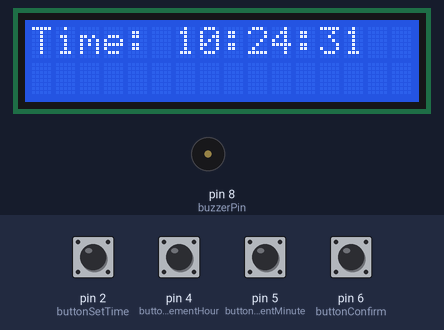
This sketch was run on a simulated Arduino Uno, built with avr-gcc and run on an emulated ATmega328P. Parts: 16×2 character LCD, buzzer (waves = sounding, pin HIGH). The inputs (shaded band) are chosen by the test bench; at power-on: pin 2 (buttonSetTime), pin 4 (buttonIncrementHour), pin 5 (buttonIncrementMinute), pin 6 (buttonConfirm) HIGH. The local clock reads 2024-03-15 10:24:30 at power-on unless the sketch sets it.

Above: at 1.2 s.
1.3 s: pin 2 (buttonSetTime) pulled LOW for 1.25 s
At 2.6 s:
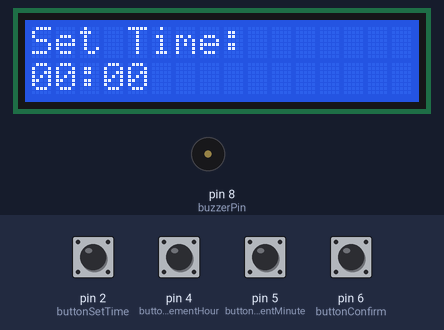
4.0 s: pin 6 (buttonConfirm) pulled LOW for 1.25 s
At 5.3 s:
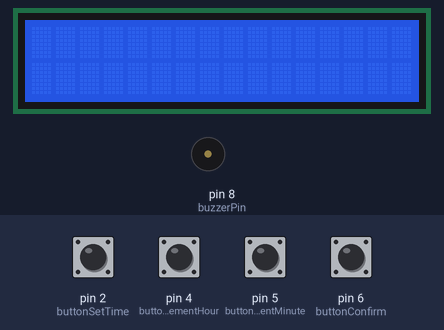
Timing chart, 0 to 7.0 s (numbered marks = the images above; inputs shaded):
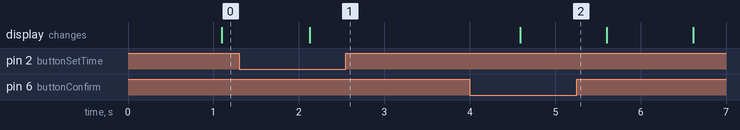

Measured:
- after the input at 1.3 s, the display: changes after 0.83 s (image 1)
- after the input at 4.0 s, the display: changes after 0.59 s (image 2)

The sketch:

dalc.ino
```cpp
#include <Wire.h>
#include <RTClib.h>
#include <LiquidCrystal_I2C.h>

RTC_DS3231 rtc;
LiquidCrystal_I2C lcd(0x27, 16, 2);

const int buttonSetTime = 2;   // Button to enter set time mode
const int buttonIncrementHour = 4; // Button to increment hour
const int buttonIncrementMinute = 5; // Button to increment minute
const int buttonConfirm = 6; // Button to confirm the time setting
const int buzzerPin = 8;

bool alarmSet = false;
DateTime alarmTime;

void setup() {
  pinMode(buttonSetTime, INPUT_PULLUP);
  pinMode(buttonIncrementHour, INPUT_PULLUP);
  pinMode(buttonIncrementMinute, INPUT_PULLUP);
  pinMode(buttonConfirm, INPUT_PULLUP);
  pinMode(buzzerPin, OUTPUT);
  digitalWrite(buzzerPin, LOW);

  Wire.begin();
  rtc.begin();
  lcd.begin();
  lcd.backlight();

  if (!rtc.begin()) {
    lcd.print("Couldn't find RTC");
    while (1);
  }

  if (rtc.lostPower()) {
    rtc.adjust(DateTime(F(__DATE__), F(__TIME__)));
  }
}

void loop() {
  DateTime now = rtc.now();

  lcd.setCursor(0, 0);
  lcd.print("Time: ");
  lcd.print(now.hour());
  lcd.print(':');
  lcd.print(now.minute());
  lcd.print(':');
  lcd.print(now.second());

  if (alarmSet) {
    lcd.setCursor(0, 1);
    lcd.print("Alarm: ");
    lcd.print(alarmTime.hour());
    lcd.print(':');
    lcd.print(alarmTime.minute());
  }

  if (digitalRead(buttonSetTime) == LOW) {
    setTime();
  }

  // Placeholder for setting alarm
  // if (digitalRead(buttonSetAlarm) == LOW) {
  //   setAlarm();
  // }

  if (alarmSet && now.hour() == alarmTime.hour() && now.minute() == alarmTime.minute()) {
    soundAlarm();
  }

  delay(1000);
}

void setTime() {
  int hour = 0;
  int minute = 0;
  bool settingTime = true;

  lcd.clear();
  lcd.print("Set Time:");

  while (settingTime) {
    lcd.setCursor(0, 1);
    lcd.print(hour < 10 ? "0" : "");
    lcd.print(hour);
    lcd.print(':');
    lcd.print(minute < 10 ? "0" : "");
    lcd.print(minute);

    if (digitalRead(buttonIncrementHour) == LOW) {
      delay(200); // debounce
      hour++;
      if (hour > 23) hour = 0;
    }

    if (digitalRead(buttonIncrementMinute) == LOW) {
      delay(200); // debounce
      minute++;
      if (minute > 59) minute = 0;
    }

    if (digitalRead(buttonConfirm) == LOW) {
      delay(200); // debounce
      DateTime now = rtc.now();
      rtc.adjust(DateTime(now.year(), now.month(), now.day(), hour, minute, 0));
      settingTime = false;
    }

    delay(200);
  }

  lcd.clear();
}

void soundAlarm() {
  digitalWrite(buzzerPin, HIGH);
  delay(1000);
  digitalWrite(buzzerPin, LOW);
}
```
